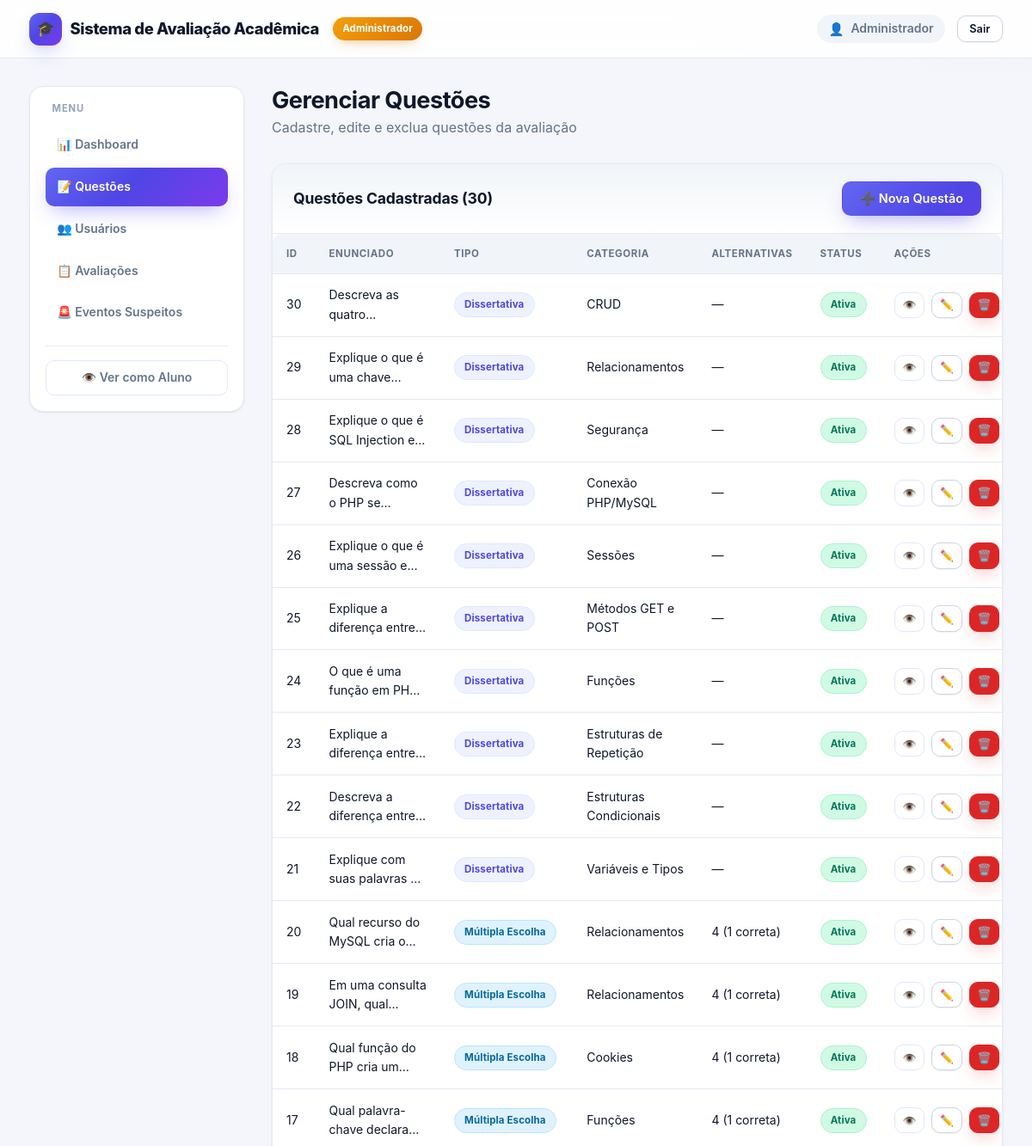
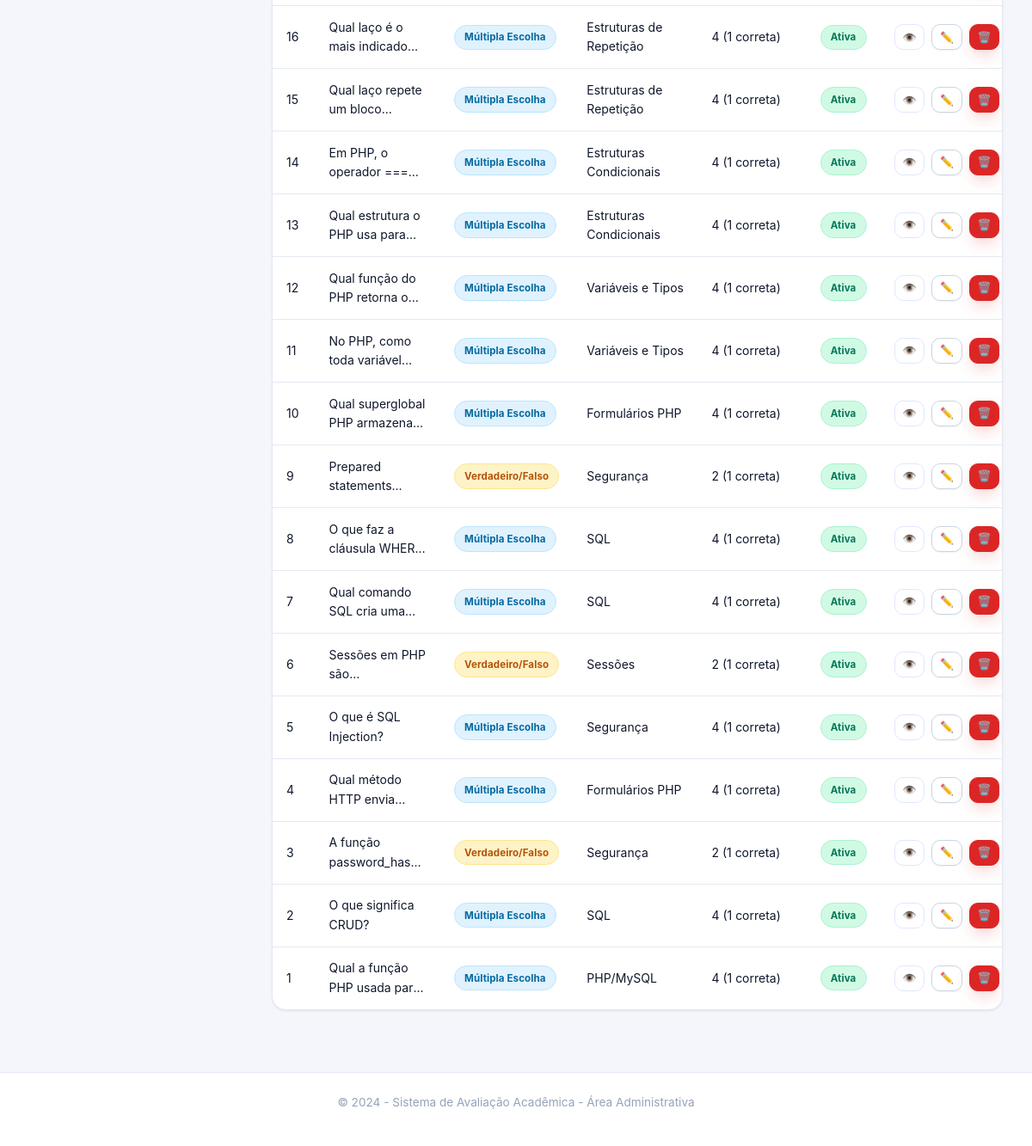
/admin/questoes.php (signed in), run on the app's committed database (2 pictures, top to bottom).
### tables this page shows
CREATE TABLE IF NOT EXISTS questoes (
    id INT AUTO_INCREMENT PRIMARY KEY,
    enunciado TEXT NOT NULL,
    tipo ENUM('multipla_escolha', 'verdadeiro_falso', 'dissertativa') NOT NULL DEFAULT 'multipla_escolha',
    categoria VARCHAR(100) NOT NULL,
    explicacao TEXT NULL,
    ativa TINYINT(1) NOT NULL DEFAULT 1,
    created_at TIMESTAMP DEFAULT CURRENT_TIMESTAMP,
    updated_at TIMESTAMP DEFAULT CURRENT_TIMESTAMP ON UPDATE CURRENT_TIMESTAMP
);

### includes/config.php (called while the page is built, shortened)
<?php
function versaoEstatico(string $caminhoRelativo): string
{
    $caminho = __DIR__ . '/../' . ltrim($caminhoRelativo, '/');
    $mtime = is_file($caminho) ? filemtime($caminho) : false;
    return (string)($mtime ?: 1);
}
function e(string $dado): string
{
    return htmlspecialchars($dado, ENT_QUOTES, 'UTF-8');
}

### includes/functions.php (called while the page is built, shortened)
<?php
require_once __DIR__ . '/config.php';
function rotuloTipoQuestao(string $tipo): array
{
    $rotulos = [
        'multipla_escolha' => ['Múltipla Escolha', 'badge-info'],
        'verdadeiro_falso' => ['Verdadeiro/Falso', 'badge-warning'],
        'dissertativa' => ['Dissertativa', 'badge-primary'],
    ];
    return $rotulos[$tipo] ?? [$tipo, 'badge-secondary'];
}

### admin/questoes.php (the view, shortened to what this page needs)
<?php
require_once __DIR__ . '/../includes/config.php';
require_once __DIR__ . '/../includes/functions.php';
$acao = $_GET['acao'] ?? 'listar';
$questoes = [];
if ($acao === 'listar') {
    try {
        $pdo = getDbConnection();
        $stmt = $pdo->query(
            "SELECT q.*, (SELECT COUNT(*) FROM alternativas WHERE questao_id = q.id) as total_alts,
                    (SELECT COUNT(*) FROM alternativas WHERE questao_id = q.id AND correta = 1) as corretas
             FROM questoes q ORDER BY q.id DESC"
        );
        $questoes = $stmt->fetchAll();
    } catch (Exception $e) {
        $erro = 'Erro ao listar questões.';
    }
}
?>
<!DOCTYPE html>
<html lang="pt-BR">
<head>
    <link rel="stylesheet" href="/avaliacao web/assets/css/style.css?v=<?= versaoEstatico('assets/css/style.css') ?>">
    <link rel="stylesheet" href="/avaliacao web/assets/css/admin.css?v=<?= versaoEstatico('assets/css/admin.css') ?>">
</head>
<body class="admin-page">
    <header class="admin-header">
        <div class="container header-content">
            <h1><?= e(APP_NAME) ?></h1>
            <span class="badge admin-badge">Administrador</span>
            <div class="user-info">
                <span class="user-name"><?= e($_SESSION['usuario_nome']) ?></span>
                <a href="/avaliacao web/logout.php" class="btn btn-secondary btn-sm">Sair</a>
            </div>
        </div>
    </header>
    <div class="admin-container container">
        <aside class="admin-sidebar">
            <nav class="admin-nav">
                <h3>Menu</h3>
                <ul>
                    <li><a href="/avaliacao web/admin/dashboard.php">📊 Dashboard</a></li>
                    <li><a href="/avaliacao web/admin/questoes.php" class="active">📝 Questões</a></li>
                    <li><a href="/avaliacao web/admin/usuarios.php">👥 Usuários</a></li>
                    <li><a href="/avaliacao web/admin/avaliacoes.php">📋 Avaliações</a></li>
                    <li><a href="/avaliacao web/admin/eventos.php">🚨 Eventos Suspeitos</a></li>
                </ul>
                <hr style="margin: 1rem 0; border-color: var(--border-color);">
                <li><a href="/avaliacao web/dashboard.php" class="btn btn-outline">👁️ Ver como Aluno</a></li>
            </nav>
        </aside>
        <main class="admin-main">
            <?php if ($acao === 'listar'): ?>
                <div class="admin-header-title">
                    <h2>Gerenciar Questões</h2>
                    <p>Cadastre, edite e exclua questões da avaliação</p>
                </div>
                <div class="admin-section">
                    <div class="section-header">
                        <h3>Questões Cadastradas (<?= count($questoes) ?>)</h3>
                        <a href="/avaliacao web/admin/questoes.php?acao=novo" class="btn btn-primary">➕ Nova Questão</a>
                    </div>
                    <div class="table-responsive">
                        <table class="admin-table">
                            <thead>
                                <tr>
                                    <th>ID</th>
                                    <th>Enunciado</th>
                                    <th>Tipo</th>
                                    <th>Categoria</th>
                                    <th>Alternativas</th>
                                    <th>Status</th>
                                    <th>Ações</th>
                                </tr>
                            </thead>
                            <tbody>
                                <?php foreach ($questoes as $q): ?>
                                    <tr>
                                        <td><?= $q['id'] ?></td>
                                        <td style="max-width: 300px;">
                                            <div style="display: -webkit-box; -webkit-line-clamp: 2; -webkit-box-orient: vertical; overflow: hidden;">
                                                <?= e(mb_substr($q['enunciado'], 0, 120)) ?><?= mb_strlen($q['enunciado']) > 120 ? '...' : '' ?>
                                            </div>
                                        </td>
                                        <?php [$rotuloTipo, $classeTipo] = rotuloTipoQuestao($q['tipo']); ?>
                                        <td>
                                            <span class="badge <?= $classeTipo ?>"><?= e($rotuloTipo) ?></span>
                                        </td>
                                        <td><?= e($q['categoria']) ?></td>
                                        <td>
                                            <?php if ($q['tipo'] === 'dissertativa'): ?>
                                                —
                                            <?php else: ?>
                                                <?= $q['total_alts'] ?> (<?= $q['corretas'] ?> correta<?= $q['corretas'] !== 1 ? 's' : '' ?>)
                                            <?php endif; ?>
                                        </td>
                                        <td>
                                            <span class="badge <?= $q['ativa'] ? 'badge-success' : 'badge-secondary' ?>">
                                                <?= $q['ativa'] ? 'Ativa' : 'Inativa' ?>
                                            </span>
                                        </td>
                                        <td>
                                            <a href="/avaliacao web/admin/questoes.php?acao=ver&id=<?= $q['id'] ?>" class="btn btn-sm btn-outline" title="Ver">👁️</a>
                                            <a href="/avaliacao web/admin/questoes.php?acao=editar&id=<?= $q['id'] ?>" class="btn btn-sm btn-secondary" title="Editar">✏️</a>
                                            <a href="/avaliacao web/admin/questoes.php?acao=excluir&id=<?= $q['id'] ?>&confirm=1"
                                               class="btn btn-sm btn-danger"
                                               onclick="return confirm('Tem certeza que deseja excluir esta questão?')"
                                               title="Excluir">🗑️</a>
                                        </td>
                                    </tr>
                                <?php endforeach; ?>
                            </tbody>
                        </table>
                    </div>
                </div>
            <?php endif; ?>
        </main>
    </div>
    <footer class="main-footer">
        <div class="container">
            <p>&copy; 2024 - Sistema de Avaliação Acadêmica - Área Administrativa</p>
        </div>
    </footer>
</body>
</html>

### assets/css/admin.css (style rules this page uses)
.admin-container { padding-top: 2rem; padding-bottom: 3rem; display: grid; grid-template-columns: 250px 1fr; gap: 2rem; align-items: start; }
.admin-sidebar { position: sticky; top: calc(var(--header-height) + 1.5rem); height: fit-content; background: var(--bg-secondary); border: 1px solid var(--border-color); border-radius: var(--border-radius-lg); padding: 1.1rem; box-shadow: var(--shadow-sm); }
.admin-nav h3 { font-size: 0.7rem; text-transform: uppercase; letter-spacing: 0.08em; color: var(--text-muted); margin: 0 0 0.85rem; padding: 0 0.5rem; }
.admin-nav ul { list-style: none; display: flex; flex-direction: column; gap: 0.25rem; }
.admin-nav a { display: flex; align-items: center; gap: 0.75rem; padding: 0.7rem 0.85rem; border-radius: var(--border-radius); color: var(--text-secondary); font-weight: 600; font-size: 0.875rem; transition: all var(--transition); }
.admin-nav a.active { background: var(--primary-gradient); color: #fff; box-shadow: var(--shadow-primary); }
.admin-nav hr { margin: 1rem 0 !important; border: none; border-top: 1px solid var(--border-color); }
.admin-nav > li { list-style: none; margin-top: 0.5rem; }
.admin-nav > li a { justify-content: center; width: 100%; }
.admin-main { min-width: 0; }
.admin-header-title { margin-bottom: 1.75rem; }
.admin-header-title h2 { font-size: 1.7rem; margin-bottom: 0.15rem; letter-spacing: -0.02em; }
.admin-header-title p { color: var(--text-secondary); margin: 0; }
.admin-section { background: var(--bg-secondary); border: 1px solid var(--border-color); border-radius: var(--border-radius-lg); margin-bottom: 1.5rem; overflow: hidden; box-shadow: var(--shadow-sm); }
.section-header { display: flex; align-items: center; justify-content: space-between; gap: 1rem; padding: 1.25rem 1.5rem; border-bottom: 1px solid var(--border-color); background: linear-gradient(180deg, var(--bg-tertiary), var(--bg-secondary)); }
.section-header h3 { margin: 0; font-size: 1.1rem; }
.admin-table .btn-sm { padding: 0.4rem 0.55rem; font-size: 0.8rem; }
.admin-table td:last-child { white-space: nowrap; }
.admin-table td:last-child .btn + .btn { margin-left: 0.25rem; }
.admin-table td .btn { vertical-align: middle; }

### data on the page
questoes: id "30", enunciado "Descreva as…", rotuloTipo "Dissertativa", categoria "CRUD", ativa "Ativa"
questoes: id "29", enunciado "Explique o que é uma…", rotuloTipo "Dissertativa", categoria "Relacionamentos", ativa "Ativa"
questoes: id "28", enunciado "Explique o que é SQL Injection…", rotuloTipo "Dissertativa", categoria "Segurança", ativa "Ativa"
questoes: id "27", enunciado "Descreva como o PHP…", rotuloTipo "Dissertativa", categoria "Conexão PHP/MySQL", ativa "Ativa"
questoes: id "26", enunciado "Explique o que é uma sessão…", rotuloTipo "Dissertativa", categoria "Sessões", ativa "Ativa"
questoes: id "25", enunciado "Explique a diferença…", rotuloTipo "Dissertativa", categoria "Métodos GET e POST", ativa "Ativa"
questoes: id "24", enunciado "O que é uma função em…", rotuloTipo "Dissertativa", categoria "Funções", ativa "Ativa"
questoes: id "23", enunciado "Explique a diferença…", rotuloTipo "Dissertativa", categoria "Estruturas de Repetição", ativa "Ativa"
questoes: id "22", enunciado "Descreva a diferença…", rotuloTipo "Dissertativa", categoria "Estruturas Condicionais", ativa "Ativa"
questoes: id "21", enunciado "Explique com suas palavras…", rotuloTipo "Dissertativa", categoria "Variáveis e Tipos", ativa "Ativa"
questoes: id "20", enunciado "Qual recurso do MySQL cria…", rotuloTipo "Múltipla Escolha", categoria "Relacionamentos", total_alts "4", corretas "1", ativa "Ativa"
questoes: id "19", enunciado "Em uma consulta JOIN,…", rotuloTipo "Múltipla Escolha", categoria "Relacionamentos", total_alts "4", corretas "1", ativa "Ativa"
questoes: id "18", enunciado "Qual função do PHP cria…", rotuloTipo "Múltipla Escolha", categoria "Cookies", total_alts "4", corretas "1", ativa "Ativa"
questoes: id "17", enunciado "Qual palavra-chave…", rotuloTipo "Múltipla Escolha", categoria "Funções", total_alts "4", corretas "1", ativa "Ativa"
questoes: id "16", enunciado "Qual laço é o mais…", rotuloTipo "Múltipla Escolha", categoria "Estruturas de Repetição", total_alts "4", corretas "1", ativa "Ativa"
questoes: id "15", enunciado "Qual laço repete um…", rotuloTipo "Múltipla Escolha", categoria "Estruturas de Repetição", total_alts "4", corretas "1", ativa "Ativa"
questoes: id "14", enunciado "Em PHP, o operador…", rotuloTipo "Múltipla Escolha", categoria "Estruturas Condicionais", total_alts "4", corretas "1", ativa "Ativa"
questoes: id "13", enunciado "Qual estrutura o PHP usa…", rotuloTipo "Múltipla Escolha", categoria "Estruturas Condicionais", total_alts "4", corretas "1", ativa "Ativa"
questoes: id "12", enunciado "Qual função do PHP retorna…", rotuloTipo "Múltipla Escolha", categoria "Variáveis e Tipos", total_alts "4", corretas "1", ativa "Ativa"
questoes: id "11", enunciado "No PHP, como toda…", rotuloTipo "Múltipla Escolha", categoria "Variáveis e Tipos", total_alts "4", corretas "1", ativa "Ativa"
questoes: id "10", enunciado "Qual superglobal PHP…", rotuloTipo "Múltipla Escolha", categoria "Formulários PHP", total_alts "4", corretas "1", ativa "Ativa"
questoes: id "9", enunciado "Prepared…", rotuloTipo "Verdadeiro/Falso", categoria "Segurança", total_alts "2", corretas "1", ativa "Ativa"
questoes: id "8", enunciado "O que faz a cláusula…", rotuloTipo "Múltipla Escolha", categoria "SQL", total_alts "4", corretas "1", ativa "Ativa"
questoes: id "7", enunciado "Qual comando SQL cria…", rotuloTipo "Múltipla Escolha", categoria "SQL", total_alts "4", corretas "1", ativa "Ativa"
questoes: id "6", enunciado "Sessões em PHP…", rotuloTipo "Verdadeiro/Falso", categoria "Sessões", total_alts "2", corretas "1", ativa "Ativa"
questoes: id "5", enunciado "O que é SQL Injection?", rotuloTipo "Múltipla Escolha", categoria "Segurança", total_alts "4", corretas "1", ativa "Ativa"
questoes: id "4", enunciado "Qual método HTTP…", rotuloTipo "Múltipla Escolha", categoria "Formulários PHP", total_alts "4", corretas "1", ativa "Ativa"
questoes: id "3", enunciado "A função…", rotuloTipo "Verdadeiro/Falso", categoria "Segurança", total_alts "2", corretas "1", ativa "Ativa"
questoes: id "2", enunciado "O que significa CRUD?", rotuloTipo "Múltipla Escolha", categoria "SQL", total_alts "4", corretas "1", ativa "Ativa"
questoes: id "1", enunciado "Qual a função PHP usada…", rotuloTipo "Múltipla Escolha", categoria "PHP/MySQL", total_alts "4", corretas "1", ativa "Ativa"

### other printed values
APP_NAME "Sistema de Avaliação Acadêmica"
$_SESSION['usuario_nome'] "Administrador"
count($questoes) "30"
